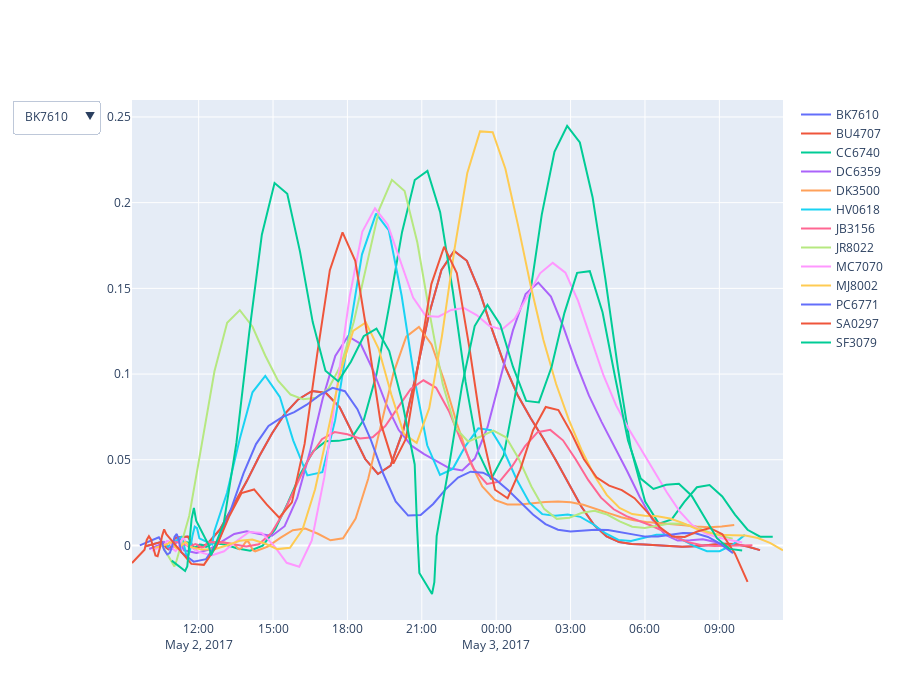

The cell this chart's notebook holds for it:
### Code cell
# Plotting TAC readings for each person
import plotly.graph_objects as go

fig = go.Figure()

for person in tac['pid'].unique():
    filtered_tac = tac[tac['pid'] == person]
    fig.add_trace(go.Scatter(x=filtered_tac['datetime'], y=filtered_tac['TAC_Reading'], name=person))

# Creating a button to toggle between each person
buttons = []
for person in tac['pid'].unique():
    button = dict(label=person,
                  method='update',
                  args=[{'visible': [person == visible for visible in tac['pid'].unique()]}])
    buttons.append(button)

fig.update_layout(updatemenus=[dict(buttons=buttons)], height=700)

# Display the figure
fig.show()
